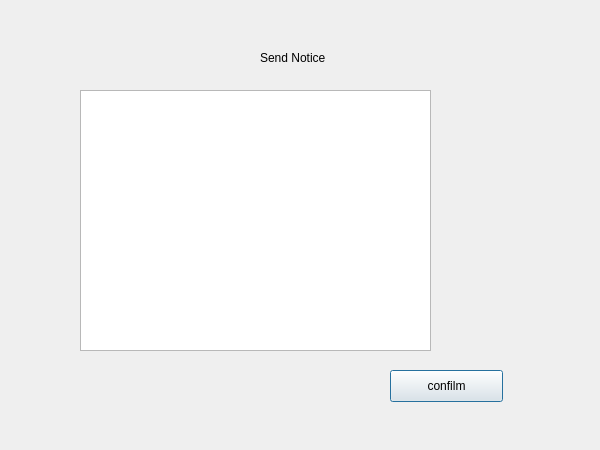
<?xml version="1.0" encoding="UTF-8"?>
<ui version="4.0">
 <class>Alphasendnotice</class>
 <widget class="QDialog" name="Alphasendnotice">
  <property name="geometry">
   <rect>
    <x>0</x>
    <y>0</y>
    <width>600</width>
    <height>450</height>
   </rect>
  </property>
  <property name="windowTitle">
   <string>Dialog</string>
  </property>
  <widget class="QTextEdit" name="textEdit">
   <property name="geometry">
    <rect>
     <x>80</x>
     <y>90</y>
     <width>351</width>
     <height>261</height>
    </rect>
   </property>
  </widget>
  <widget class="QPushButton" name="pushButton">
   <property name="geometry">
    <rect>
     <x>390</x>
     <y>370</y>
     <width>113</width>
     <height>32</height>
    </rect>
   </property>
   <property name="text">
    <string>confilm</string>
   </property>
  </widget>
  <widget class="QLabel" name="label">
   <property name="geometry">
    <rect>
     <x>260</x>
     <y>50</y>
     <width>101</width>
     <height>16</height>
    </rect>
   </property>
   <property name="text">
    <string>Send Notice</string>
   </property>
  </widget>
 </widget>
 <resources/>
 <connections/>
</ui>
